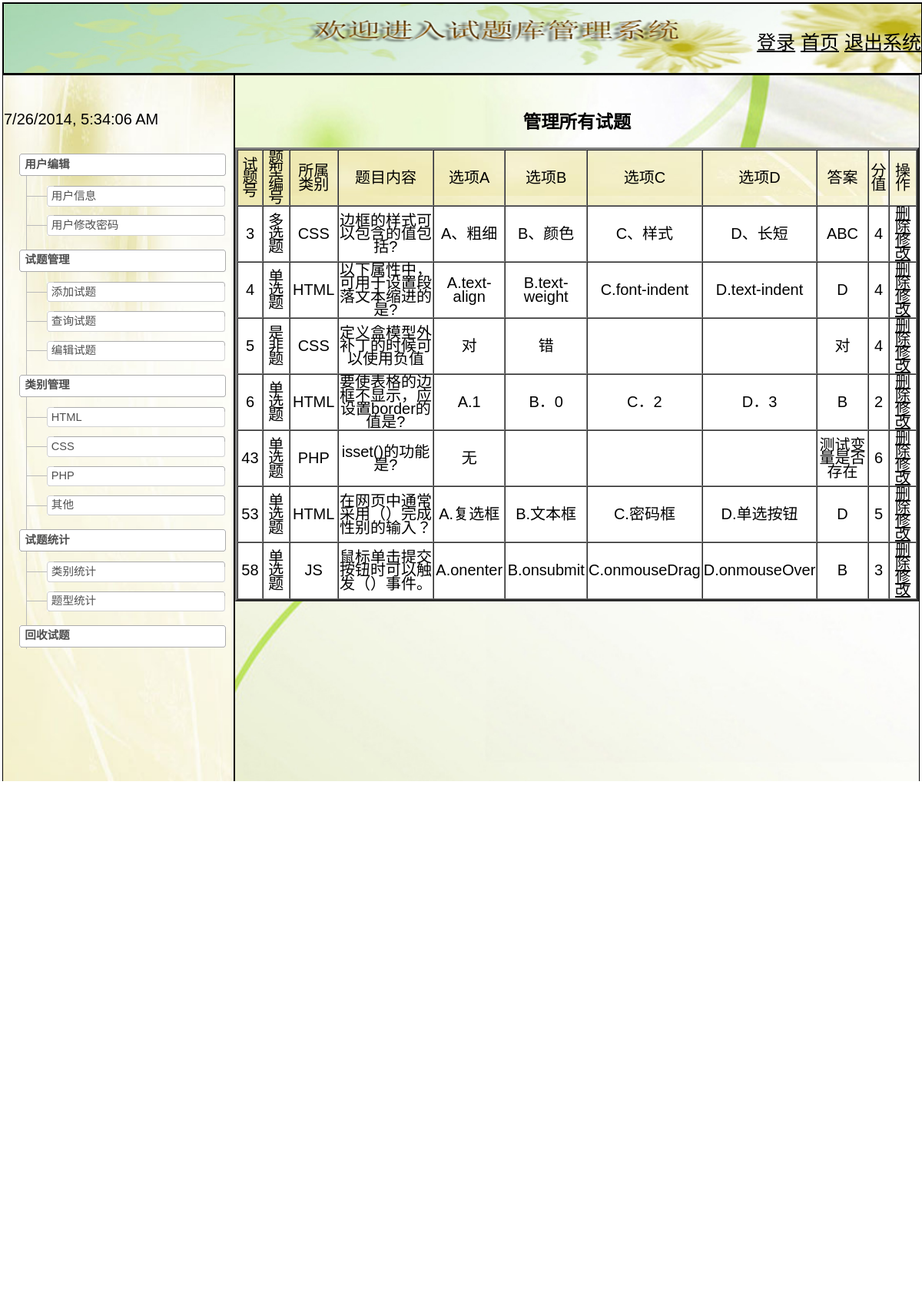
The page /shitiku2/bianjst.php (signed in) on the database its author committed.
### tables this page shows
CREATE TABLE IF NOT EXISTS `question` (
  `num` int(10) NOT NULL AUTO_INCREMENT COMMENT '试题号',
  `typenum` char(20) NOT NULL COMMENT '题型',
  `subject` varchar(20) NOT NULL COMMENT '所属类别',
  `title` varchar(500) NOT NULL COMMENT '题目内容',
  `chooseA` varchar(20) NOT NULL COMMENT '选项A',
  `chooseB` varchar(20) NOT NULL COMMENT '选项B',
  `chooseC` varchar(20) NOT NULL COMMENT '选项C',
  `chooseD` varchar(20) NOT NULL COMMENT '选项D',
  `answer` varchar(500) NOT NULL COMMENT '答案',
  `value` char(10) NOT NULL COMMENT '分值',
  `deletes` varchar(10) NOT NULL COMMENT '删除',
  PRIMARY KEY (`num`)
);

### shitiku2/bianjst.php (the view, shortened to what this page needs)
<!DOCTYPE html PUBLIC "-//W3C//DTD XHTML 1.0 Transitional//EN" "http://www.w3.org/TR/xhtml1/DTD/xhtml1-transitional.dtd">
<html xmlns="http://www.w3.org/1999/xhtml">
<head>
<link rel="stylesheet" type="text/css" href="css/yemianstyle.css"/>
</head>
<?php
if(isset($_SESSION["userName"]))
{
?>
<body>
 <?php require_once('header.php');?>
<div class="left" >
<?php
	require_once('left.inc.php');
?>
<div id="Middle" class="dialog_body">
<?php
if(!$_POST["num"]){
echo"<h3>管理所有试题</h3><p>";
$sql="select * from  question where deletes='0' ";
$rs=mysql_query($sql);
$num=mysql_num_rows($rs);
if($num==0){
echo "没有任何试题！<p>点<a href=add.php>这里</a>添加试题";
}
else{
        echo"<table border=\"3\" cellspacing=\"0\" cellpadding=\"1\"  bordercolordark=\"#FFFFFF\"   bordercolorlight=\"#0000FF\" width=\"100%\">";
		echo"<tr background=\"images/top1.jpg\">";
		echo"<td>试题号</td>";
		echo"<td>题型编号</td>";
		echo"<td>所属类别</td>";
		echo"<td>题目内容</td>";
	    echo"<td>选项A</td>";
        echo"<td>选项B</td>";
        echo"<td>选项C</td>";
        echo"<td>选项D</td>";
		echo"<td>答案</td>";
		echo"<td>分值</td>";
		echo"<td >操作</td>";
		print("</tr>");
		while($row=mysql_fetch_array($rs))
		{
			echo"<tr  bgcolor=\"#FFFFFF\">";
			echo"<td>".$row['num']."</td>";
			echo"<td>".$row['typenum']."</td>";
			echo"<td>".$row['subject']."</td>";
			echo"<td>".$row['title']."</td>";
			echo"<td>".$row['chooseA']."</td>";
			echo"<td>".$row['chooseB']."</td>";
			echo"<td>".$row['chooseC']."</td>";
			echo"<td>".$row['chooseD']."</td>";
			echo"<td>".$row['answer']."</td>";
			echo"<td>".$row['value']."</td>";
		   echo"<td ><a href=\"javascript:if(confirm('您确定要删除吗？')){location.href='deletes.php?num=".$row['num']." ' }\">删除</a> <a href=change.php?num=".$row['num']." >修改</a></td>";
			echo"</tr>";
		}
		echo"</table>";
        }
		}
?>
 </div>
<div class="clr">
<?php
	require_once('footer.php');
?>
</div>
</body>
<?php
}
else
{
	echo"<script>";
	echo"alert('请先登录再访问！');";
	echo"window.location='loginin.php';";
	echo"</script>";
}
?>
</html>

### shitiku2/header.php
<div class="header"  style=" border:2px solid black;height:90px;text-align:right; background-image:url(images/head.jpg); width:100%;  background-size:cover;  line-height:100px;">
	<span  style="text-align:right; font-size:25px; " >
    <a href="loginin.php" >登录</a>
    <a href="index.php" >首页</a>
    <a href="loginout.php" class="no_bg">退出系统</a>
	</span>
    <div id="time"  style="  color:#000; font-size:20px; text-align:left;" >
<script type="text/javascript" src="js/time.js"></script></div>
 </div>

### shitiku2/left.inc.php (shortened to what this page needs)
<head>
<link href="css/sitemap.css" rel="stylesheet" media="all" />
</head>
<body>
<div class="nav">
  <ul>
    <li><a href="yonghu.php"><span class="ro"><span class="lo"><span class="ru"><span class="lu"><span class="box-content">用户编辑</span></span></span></span></span></a>
      <ul>
        <li><a href="userxx.php"><span class="ro"><span class="lo"><span class="ru"><span class="lu"><span class="box-content">用户信息</span></span></span></span></span></a></li>
        <li><a href="changepwd.php"><span class="ro"><span class="lo"><span class="ru"><span class="lu"><span class="box-content">用户修改密码</span></span></span></span></span></a></li>
      </ul>
    </li>
    <li><a href="shitigl.php"><span class="ro"><span class="lo"><span class="ru"><span class="lu"><span class="box-content">试题管理</span></span></span></span></span></a>
      <ul>
        <li><a href="questionType.php"><span class="ro"><span class="lo"><span class="ru"><span class="lu"><span class="box-content">添加试题</span></span></span></span></span></a></li>
        <li><a href="search.php"><span class="ro"><span class="lo"><span class="ru"><span class="lu"><span class="box-content">查询试题</span></span></span></span></span></a></li>
        <li><a href="bianjst.php"><span class="ro"><span class="lo"><span class="ru"><span class="lu"><span class="box-content">编辑试题</span></span></span></span></span></a></li>
	 </ul>
    </li>
    <li><a href="stylegl.php"><span class="ro"><span class="lo"><span class="ru"><span class="lu"><span class="box-content">类别管理</span></span></span></span></span></a>
      <ul>
        <li><a href="html.php"><span class="ro"><span class="lo"><span class="ru"><span class="lu"><span class="box-content">HTML</span></span></span></span></span></a></li>
        <li><a href="css.php"><span class="ro"><span class="lo"><span class="ru"><span class="lu"><span class="box-content">CSS</span></span></span></span></span></a></li>
        <li><a href="php.php"><span class="ro"><span class="lo"><span class="ru"><span class="lu"><span class="box-content">PHP</span></span></span></span></span></a></li>
         <li><a href="else.php"><span class="ro"><span class="lo"><span class="ru"><span class="lu"><span class="box-content">其他</span></span></span></span></span></a></li>
      </ul>
    </li>
    <li ><a href="total.php"><span class="ro"><span class="lo"><span class="ru"><span class="lu"><span class="box-content">试题统计</span></span></span></span></span></a>
    <ul>
        <li><a href="styletotal.php"><span class="ro"><span class="lo"><span class="ru"><span class="lu"><span class="box-content">类别统计</span></span></span></span></span></a></li>
        <li><a href="tixtotal.php"><span class="ro"><span class="lo"><span class="ru"><span class="lu"><span class="box-content">题型统计</span></span></span></span></span></a></li>
      </ul>
    </li>
 <li ><a href="huishou.php"><span class="ro"><span class="lo"><span class="ru"><span class="lu"><span class="box-content">回收试题</span></span></span></span></span></a></li>
  </ul>
</div>
</body>
</html>

### shitiku2/footer.php
<div id="footer" style=" background-image:url(images/bottom.jpg);border:2px solid black;height:50px;clear:left;text-align:center; color:#000;  background-size:cover;">
	<h3>Hangzhou Normal University &copy; HZNU</h3>
</div>

### shitiku2/css/yemianstyle.css (style rules this page uses)
body { color: #03F; front-family: Verdana; }
.header { border:3px solid black; height:60px; }
.left { float:left; width:300px; height:1530px; background-size:cover; border:1px solid black; background-image:url(../images/left.jpg); }
.clr { clear:both; }
ul { min-height:50px; }
a:link { text-decoration: underline; color:#000; }
#Middle { font-size:20px; margin-left:302px; padding-top:30px; text-align:center; border:1px solid black; color:#000; height:1500px; background-image:url(../images/Middle.jpg); background-size:cover; }

### shitiku2/css/sitemap.css (style rules this page uses)
body { font-size: 83%; line-height: 130%; font-family: Geneva, Arial, Helvetica, Sans-Serif; margin: 0; padding: 3px; }
.nav { padding: 0; margin: 120px 0 0 30px; font-family: Arial, Helvetica, Sans-Serif; overflow: visible; }
.nav ul { display: block; list-style: none; margin: -18px 0; padding: 0; border: 0; }
.nav ul li { position: relative; top: -1px; left: -11px; margin: 10px 0 5px 0; padding: 0; border: 0; voice-family: "\" }
.nav ul li li { position: relative; top: 0px; left: 10px; margin: 10px 0 5px 1px; padding: 0 0 0 25px; voice-family: "\" }
.nav { border: 0; border-left: 1px solid #BBBBBB; }
.nav ul li li { color: #000; background: url("../images/line.gif") left center no-repeat; }
.nav a, .nav a:visited { color: #4F4F4F; }
.nav ul ul a, .nav ul ul a:visited { color: #4F4F4F; }
.nav ul li .ro { display: block; width: 100%; background: url("../images/ro-01.gif") top right no-repeat; }
.nav ul li .lo { display: block; width: 100%; background: url("../images/lo-01.gif") top left no-repeat; }
.nav ul li .ru { display: block; width: 100%; background: url("../images/ru-01.gif") bottom right no-repeat; }
.nav ul li .lu { display: block; width: 100%; background: url("../images/lu-01.gif") bottom left no-repeat; }
.nav ul li .box-content { width: 100%; padding: 0.1em 0.1em 0.1em 0.1em; }
.nav ul li li .ro { background: url("../images/ro-02.gif") top right no-repeat; }
.nav ul li li .lo { background: url("../images/lo-02.gif") top left no-repeat; }
.nav ul li li .ru { background: url("../images/ru-02.gif") bottom right no-repeat; }
.nav ul li li .lu { background: url("../images/lu-02.gif") bottom left no-repeat; }
.nav ul li li .box-content { width: 100%; padding: 0.1em 0.1em 0.1em 0.1em; }

### rows shown on the page
question: num "3", typenum "多选题", subject "CSS", title "边框的样式可以包含的值包括?", chooseA "A、粗细", chooseB "B、颜色", chooseC "C、样式", chooseD "D、长短", answer "ABC", value "4"
question: num "4", typenum "单选题", subject "HTML", title "以下属性中，可用于设置段落文本缩进的是?", chooseA "A.text-align", chooseB "B.text-weight", chooseC "C.font-indent", chooseD "D.text-indent", answer "D", value "4"
question: num "5", typenum "是非题", subject "CSS", title "定义盒模型外补丁的时候可以使用负值", chooseA "对", chooseB "错", answer "对", value "4"
question: num "6", typenum "单选题", subject "HTML", title "要使表格的边框不显示，应设置border的值是?", chooseA "A.1", chooseB "B．0", chooseC "C．2", chooseD "D．3", answer "B", value "2"
question: num "43", typenum "单选题", subject "PHP", title "isset()的功能是?", chooseA "无", answer "测试变量是否存在", value "6"
question: num "53", typenum "单选题", subject "HTML", title "在网页中通常采用（）完成性别的输入？", chooseA "A.复选框", chooseB "B.文本框", chooseC "C.密码框", chooseD "D.单选按钮", answer "D", value "5"
question: num "58", typenum "单选题", subject "JS", title "鼠标单击提交按钮时可以触发（）事件。", chooseA "A.onenter", chooseB "B.onsubmit", chooseC "C.onmouseDrag", chooseD "D.onmouseOver", answer "B", value "3"
